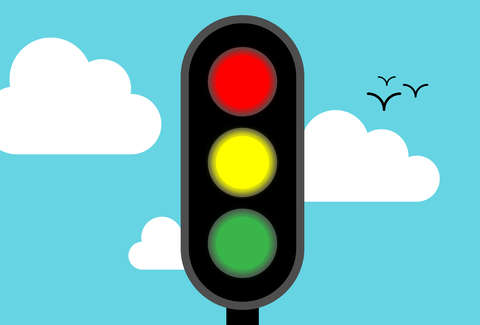
#> input picture image_processing/data/traffic_lights.jpg, 480 x 325 px
$ jupyter execute canny_filter.ipynb
#> lines starting #> are read from the running program, lines starting #| are printed output that depends on the picture; after the words box and inside, x2 and y2 are one past the last pixel; in counts of white or black regions, pixels touching at a corner belong together
[cell 1]
import numpy as np
import cv2

# Image reading

[cell 2]
import matplotlib.pyplot as plt

[cell 3]
img = cv2.imread("../data/traffic_lights.jpg", 0)
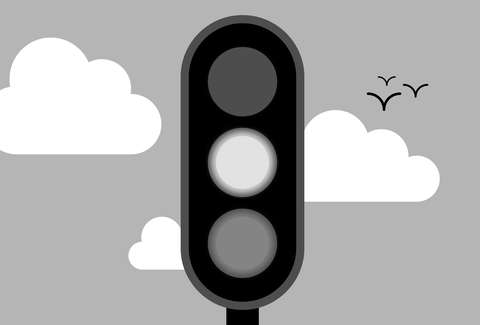
#> img: shape (325, 480); min 0, max 255, mean 166.9

plt.figure(figsize=(5, 10))
plt.imshow(img, cmap='gray')
plt.show()

print(img.shape)
#| (325, 480)

# Canny filter

[cell 4]
edges = cv2.Canny(img, 20, 40)
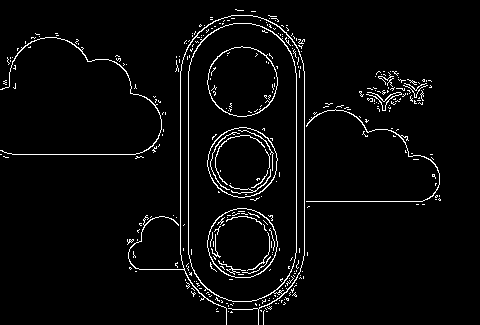
#> edges: shape (325, 480); 3.7% white in thin lines or dots, all inside (x1, y1, x2, y2) = (0, 9, 441, 325)
high_thresh = cv2.Canny(img, 40, 110)
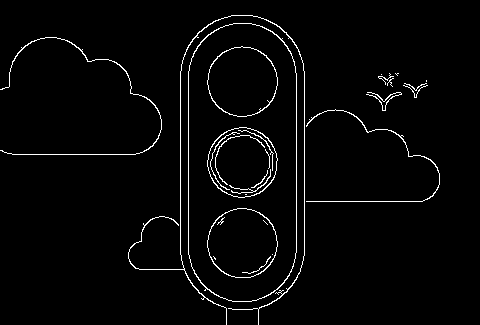
#> high_thresh: shape (325, 480); 2.6% white in thin lines or dots, all inside (x1, y1, x2, y2) = (0, 15, 440, 325)

imgs = np.hstack((img, edges, high_thresh))
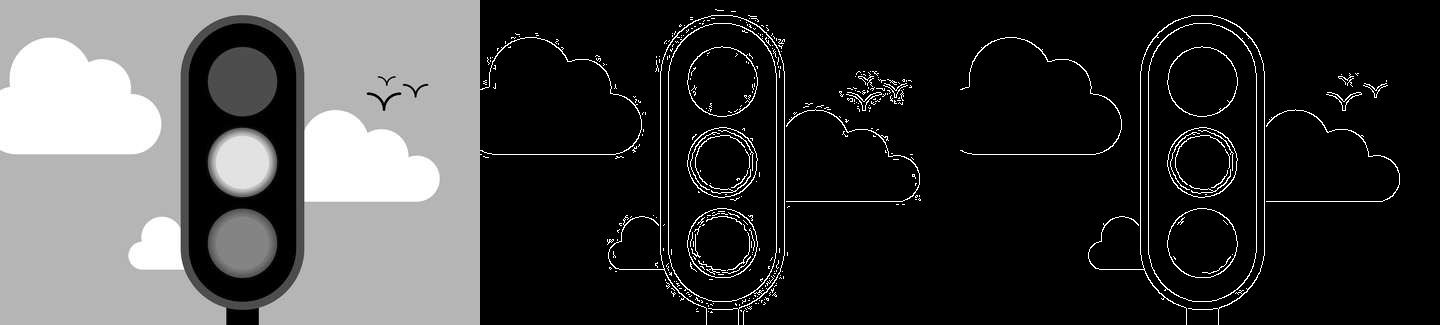
#> imgs: shape (325, 1440); min 0, max 255, mean 61

plt.figure(figsize=(15, 20))
plt.imshow(imgs, cmap='gray')
plt.show()
